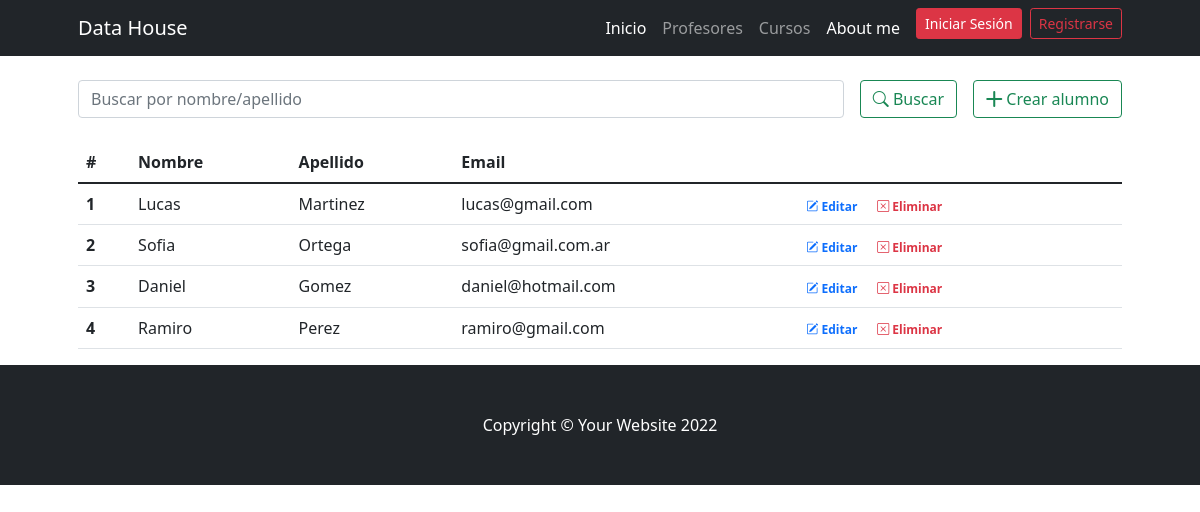
Page /alumnos on the earlier database version.
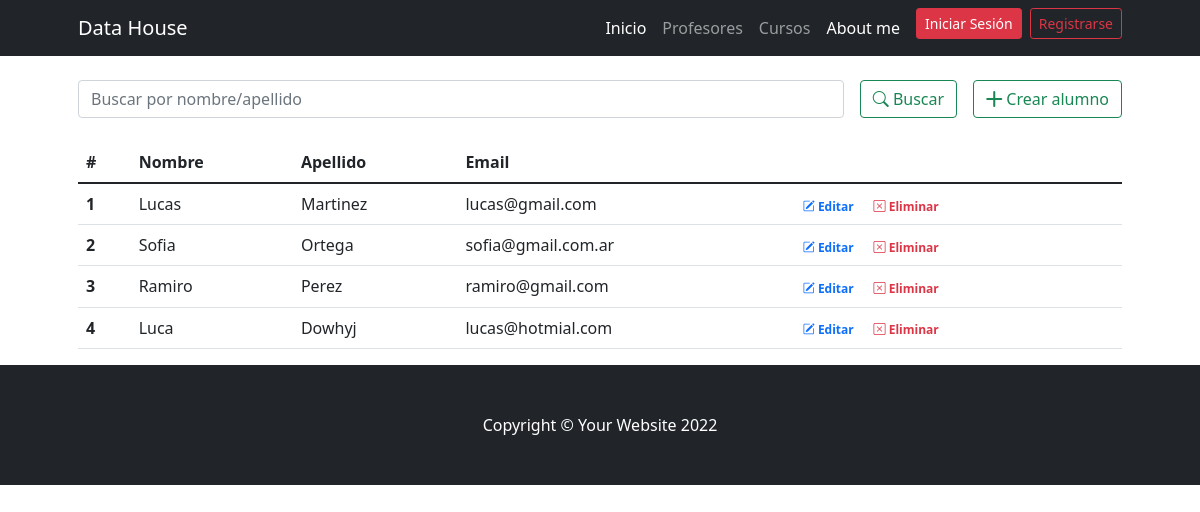
Same page on the later database version.
### AppCoder/models.py (models this page shows)
class Alumno(models.Model):
    nombre = models.CharField(max_length=30)
    apellido = models.CharField(max_length=30)
    email = models.EmailField(blank=True, null=True)

### AppCoder/views.py (the view)
# urls.py: path('alumnos', alumnos, name="alumnos"),
def alumnos(request):
    if request.method=="POST":
        search = request.POST["search"]
        if search != "":
            alumnos = Alumno.objects.filter( Q(nombre__icontains=search) | Q(apellido__icontains=search)).values()
            return render(request,"AppCoder/alumnos.html",{"alumnos":alumnos, "search":True, "busqueda":search})
    alumnos = Alumno.objects.all()
    return render(request, 'AppCoder/alumnos.html',{"alumnos":alumnos})

### AppCoder/templates/AppCoder/alumnos.html (shortened to what this page needs)
{% extends 'AppCoder/base.html' %}
{% load static %}
{% block contenidoPagina %}
<br>
<div class="container px-5">
    <div class="row gx-5 justify-content-center">
        <div class="col-lg-12">
            <form class="d-flex my-2 my-lg-0" action="" method="post">
                <input class="flex-grow-0 form-control mr-sm-2" type="search" name="search"
                    placeholder="Buscar por nombre/apellido" aria-label="Search">
                <button class="btn btn-outline-success text-nowrap ms-3 my-2 my-sm-0" type="submit"> <i
                        class="bi bi-search"></i> Buscar</button>
                <a class="btn btn-outline-success text-nowrap ms-3 my-2 my-sm-0" href="{% url 'crearAlumno' %}"> <i
                        class="bi bi-plus-lg"></i> Crear alumno</a>
            </form>
        </div>
    </div>
    <br>
    <table class="table">
        <thead>
            <tr>
                <th scope="col">#</th>
                <th scope="col">Nombre</th>
                <th scope="col">Apellido</th>
                <th scope="col">Email</th>
            </tr>
        </thead>
        <tbody>
            {% for alumno in alumnos %}
            <tr>
                <th scope="row">{{forloop.counter}}</th>
                <td>{{alumno.nombre}}</td>
                <td>{{alumno.apellido}}</td>
                <td>{{alumno.email}}</td>
                <td>
                    <a href="{% url 'editarAlumno' alumno.id %}"
                        class="text-primary badge badge-primary text-decoration-none"> <i
                            class="bi bi-pencil-square"></i> Editar</a>
                    <a href="{% url 'eliminarAlumno' alumno.id %}"
                        class="text-danger badge badge-danger text-decoration-none"> <i class="bi bi-x-square"></i>
                        Eliminar</a>
                </td>
            </tr>
            {% endfor %}
        </tbody>
    </table>
</div>
{% endblock %}

Differences in the rows shown:
removed Alumno: nombre "Daniel", apellido "Gomez", email "daniel@hotmail.com"
added Alumno: nombre "Luca", apellido "Dowhyj", email "lucas@hotmial.com"
